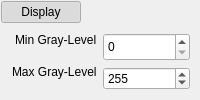
             <widget class="QWidget" name="widget_8" native="true">
              <layout class="QGridLayout" name="gridLayout_9">
               <property name="leftMargin">
                <number>1</number>
               </property>
               <property name="topMargin">
                <number>1</number>
               </property>
               <property name="rightMargin">
                <number>1</number>
               </property>
               <property name="bottomMargin">
                <number>1</number>
               </property>
               <property name="spacing">
                <number>1</number>
               </property>
               <item row="0" column="0" alignment="Qt::AlignLeft">
                <widget class="QPushButton" name="pushButton_4">
                 <property name="text">
                  <string>Display</string>
                 </property>
                 <property name="icon">
                  <iconset resource="../sparsetracer.qrc">
                   <normaloff>:/new/tracer/Resource/plus.png</normaloff>
                   <normalon>:/new/tracer/Resource/minus.png</normalon>:/new/tracer/Resource/plus.png</iconset>
                 </property>
                 <property name="checkable">
                  <bool>true</bool>
                 </property>
                 <property name="checked">
                  <bool>true</bool>
                 </property>
                 <property name="flat">
                  <bool>true</bool>
                 </property>
                </widget>
               </item>
               <item row="1" column="0">
                <widget class="QWidget" name="widget_7" native="true">
                 <layout class="QGridLayout" name="gridLayout_6">
                  <item row="0" column="0" alignment="Qt::AlignRight">
                   <widget class="QLabel" name="lowMapLabel">
                    <property name="text">
                     <string>Min Gray-Level</string>
                    </property>
                   </widget>
                  </item>
                  <item row="0" column="1" rowspan="2">
                   <widget class="QSpinBox" name="lowOpacSpinBox">
                    <property name="sizePolicy">
                     <sizepolicy hsizetype="Preferred" vsizetype="Preferred">
                      <horstretch>0</horstretch>
                      <verstretch>0</verstretch>
                     </sizepolicy>
                    </property>
                    <property name="minimumSize">
                     <size>
                      <width>0</width>
                      <height>0</height>
                     </size>
                    </property>
                    <property name="maximum">
                     <number>9999</number>
                    </property>
                   </widget>
                  </item>
                  <item row="1" column="0" rowspan="2" alignment="Qt::AlignRight">
                   <widget class="QLabel" name="highMapLabel">
                    <property name="text">
                     <string>Max Gray-Level</string>
                    </property>
                   </widget>
                  </item>
                  <item row="2" column="1">
                   <widget class="QSpinBox" name="highOpacSpinBox">
                    <property name="sizePolicy">
                     <sizepolicy hsizetype="Preferred" vsizetype="Preferred">
                      <horstretch>0</horstretch>
                      <verstretch>0</verstretch>
                     </sizepolicy>
                    </property>
                    <property name="minimumSize">
                     <size>
                      <width>0</width>
                      <height>0</height>
                     </size>
                    </property>
                    <property name="maximum">
                     <number>9999</number>
                    </property>
                    <property name="value">
                     <number>255</number>
                    </property>
                   </widget>
                  </item>
                 </layout>
                </widget>
               </item>
              </layout>
             </widget>
